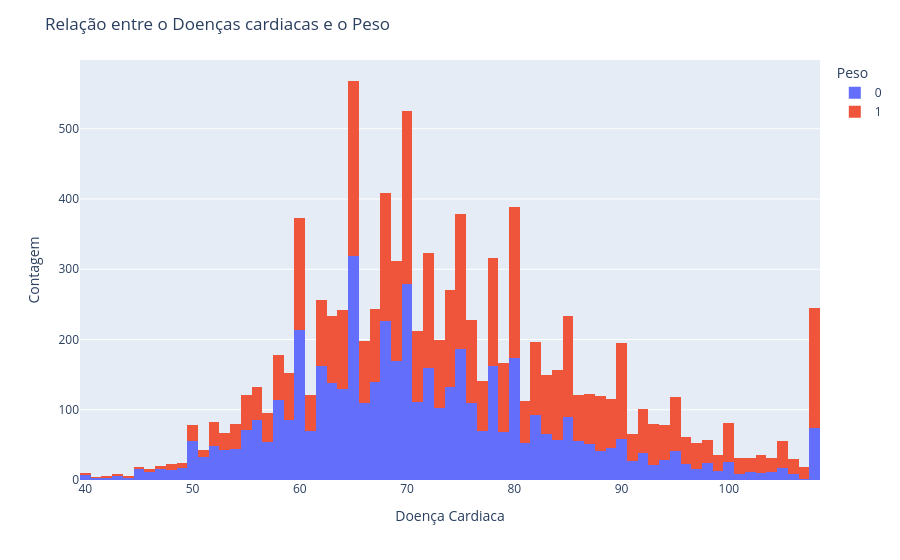

The notebook cell saved with this chart:
### Markdown cell above
**Agora podemos constatar que os maiores indices de doenças cardiacas estão no genêro masculino**

### Code cell
# Relação entre doenças cardiacas e o peso

fig = px.histogram(base, x='weight', color='cardio_disease', barmode='stack')

fig.update_layout(title='Relação entre o Doenças cardiacas e o Peso',
                  xaxis_title='Doença Cardiaca',
                  yaxis_title='Contagem',
                  legend_title='Peso')

fig.show()

### Figure 1 — Plotly figure (JSON) as saved in the notebook; plotly's stock layout.template omitted (floating-point values rounded to 4 significant figures; data arrays with more than 128 entries replaced by an {"elided": "..."} marker saying what was removed)
{"data": [{"bingroup": "x", "hovertemplate": "cardio_disease=0<br>weight=%{x}<br>count=%{y}<extra></extra>", "legendgroup": "0", "marker": {"color": "#636efa", "pattern": {"shape": ""}}, "name": "0", "orientation": "v", "showlegend": true, "type": "histogram", "x": {"elided": "4969 float values"}, "xaxis": "x", "yaxis": "y"}, {"bingroup": "x", "hovertemplate": "cardio_disease=1<br>weight=%{x}<br>count=%{y}<extra></extra>", "legendgroup": "1", "marker": {"color": "#EF553B", "pattern": {"shape": ""}}, "name": "1", "orientation": "v", "showlegend": true, "type": "histogram", "x": {"elided": "5031 float values"}, "xaxis": "x", "yaxis": "y"}], "layout": {"barmode": "stack", "legend": {"title": {"text": "Peso"}, "tracegroupgap": 0}, "margin": {"t": 60}, "title": {"text": "Relação entre o Doenças cardiacas e o Peso"}, "xaxis": {"anchor": "y", "domain": [0, 1], "title": {"text": "Doença Cardiaca"}}, "yaxis": {"anchor": "x", "domain": [0, 1], "title": {"text": "Contagem"}}}}
